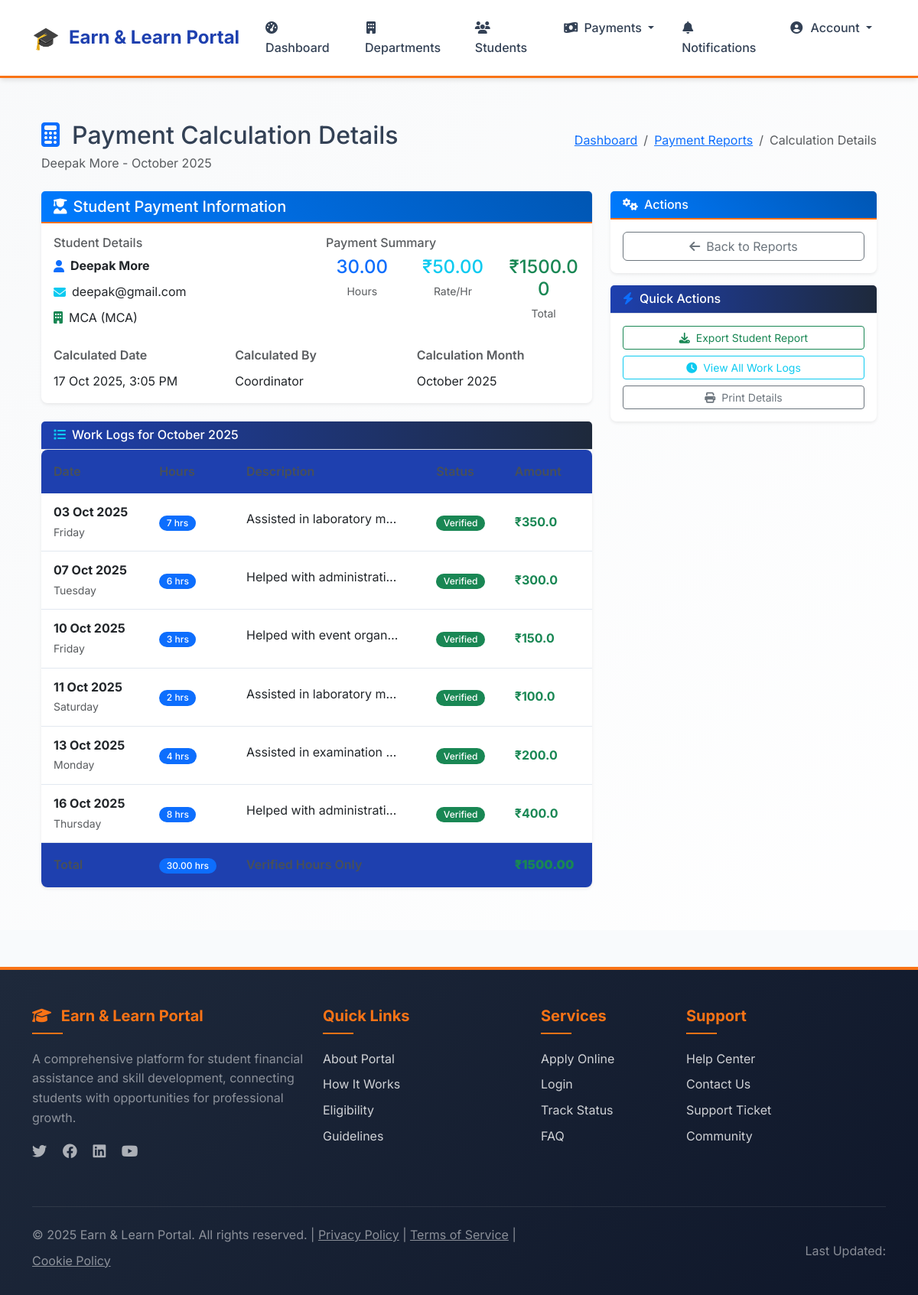
The app's page /scheme/payments/calculation/4/ (signed in), older data.
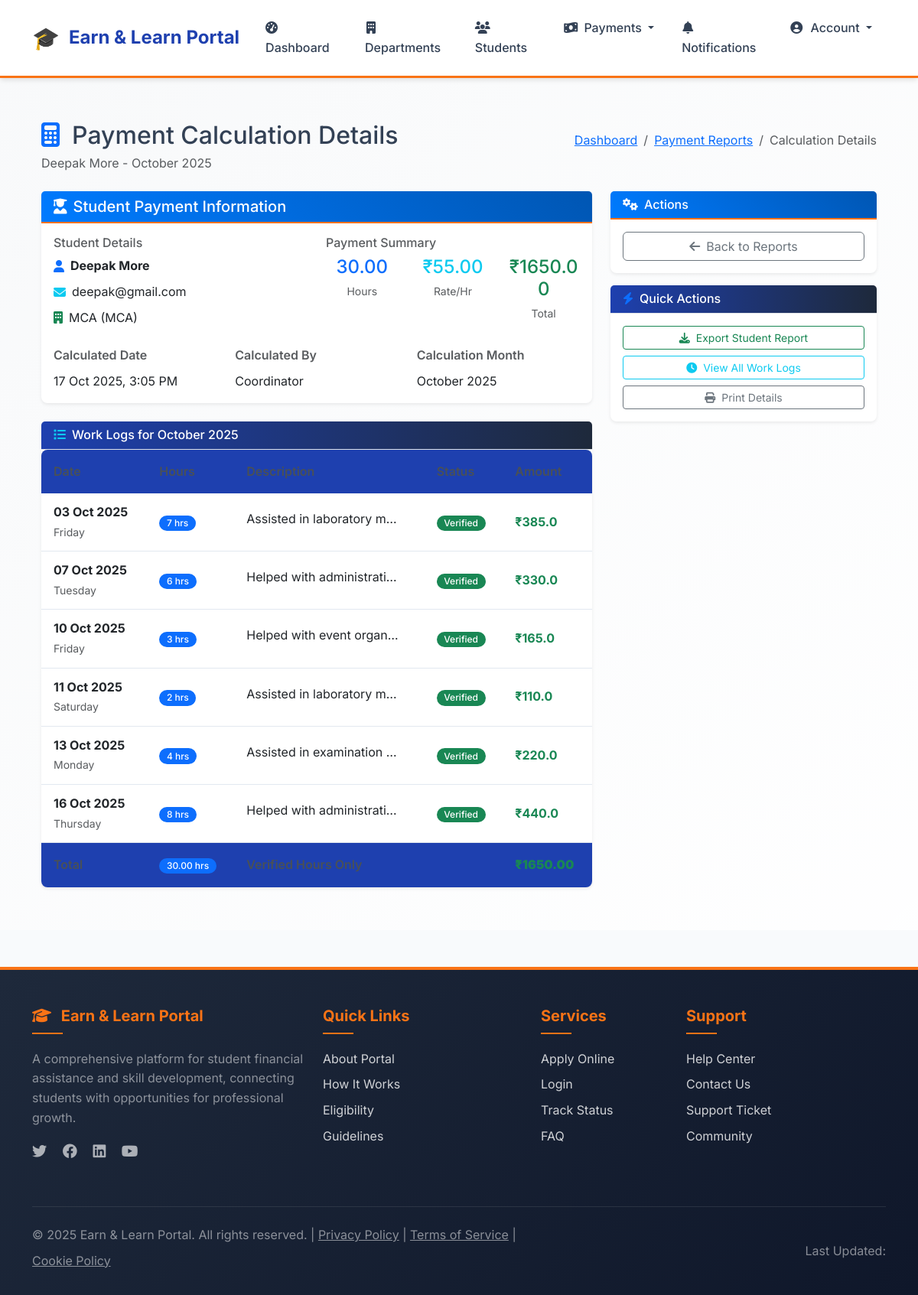
The same page, newer data.
### scheme/models.py (models this page shows, shortened)
class PaymentCalculation(models.Model):
    student = models.ForeignKey(
        settings.AUTH_USER_MODEL,
        on_delete=models.CASCADE,
        limit_choices_to={'role': 'student'},
        related_name='payment_calculations'
    )
    department = models.ForeignKey(
        'Department',
        on_delete=models.CASCADE,
        related_name='payment_calculations'
    )
    calculation_month = models.DateField(help_text="Month for which payment is calculated (stored as first day of month)")
    total_hours = models.DecimalField(
        max_digits=6,
        decimal_places=2,
        help_text="Total verified hours for the month"
    )
    rate_per_hour = models.DecimalField(
        max_digits=8,
        decimal_places=2,
        help_text="Rate per hour used for calculation"
    )
    total_amount = models.DecimalField(
        max_digits=10,
        decimal_places=2,
        help_text="Total calculated amount (hours × rate)"
    )
    calculated_by = models.ForeignKey(
        settings.AUTH_USER_MODEL,
        on_delete=models.SET_NULL,
        null=True,
        related_name='payment_calculations_made'
    )
    notes = models.TextField(blank=True, null=True, help_text="Optional notes about the calculation")
    created_at = models.DateTimeField(auto_now_add=True)
    updated_at = models.DateTimeField(auto_now=True)
    class Meta:
        unique_together = ['student', 'calculation_month']
        ordering = ['-calculation_month', 'student__first_name']
        verbose_name = "Payment Calculation"
        verbose_name_plural = "Payment Calculations"
    @property
    def month_year_display(self):
        return self.calculation_month.strftime("%B %Y")

class WorkLog(models.Model):
    student = models.ForeignKey(settings.AUTH_USER_MODEL, on_delete=models.CASCADE)
    date = models.DateField(auto_now_add=True)
    time = models.TimeField(auto_now_add=True)
    hours_worked = models.PositiveIntegerField()
    description = models.TextField()
    is_verified = models.BooleanField(default=False)
    is_rejected = models.BooleanField(default=False)
    rejection_reason = models.TextField(blank=True, null=True)
    rejected_by = models.ForeignKey(settings.AUTH_USER_MODEL, on_delete=models.SET_NULL, null=True, blank=True, related_name='rejected_logs')
    class Meta:
        unique_together = ['student', 'date']

class SchemeApplication(models.Model):
    CASTE_CATEGORIES = [
        ('General', 'General'),
        ('OBC', 'Other Backward Class (OBC)'),
        ('SC', 'Scheduled Caste (SC)'),
        ('ST', 'Scheduled Tribe (ST)'),
        ('NT', 'Nomadic Tribes (NT)'),
        ('VJNT', 'Vimukta Jati Nomadic Tribes (VJNT)'),
        ('EWS', 'Economically Weaker Section (EWS)'),
        ('SBC', 'Special Backward Class (SBC)'),
    ]
    student = models.ForeignKey(settings.AUTH_USER_MODEL, on_delete=models.CASCADE)
    first_name = models.CharField(max_length=100)
    middle_name = models.CharField(max_length=100, blank=True, null=True)
    last_name = models.CharField(max_length=100)
    address = models.TextField()
    state = models.CharField(max_length=100)
    dob = models.DateField()
    annual_income = models.DecimalField(max_digits=10, decimal_places=2)
    fathers_occupation = models.CharField(max_length=255)
    caste_category = models.CharField(max_length=20, choices=CASTE_CATEGORIES)
    COLLEGE_NAME = "Pimpri Chinchwad College of Engineering Nigdi, Pune"
    college_name = models.CharField(max_length=255, default=COLLEGE_NAME)
    department = models.CharField(max_length=100)
    prn_number = models.CharField(max_length=20, unique=True)
    photo = models.FileField(upload_to='scheme_documents/photos/', validators=[validate_image_file])
    application_form = models.FileField(upload_to='scheme_documents/forms/', validators=[validate_pdf_file])
    income_certificate = models.FileField(upload_to='scheme_documents/certificates/', validators=[validate_pdf_file])
    caste_certificate = models.FileField(upload_to='scheme_documents/certificates/', blank=True, null=True, validators=[validate_pdf_file])
    last_year_marksheet = models.FileField(upload_to='scheme_documents/marksheets/', validators=[validate_pdf_file])
    domicile_certificate = models.FileField(upload_to='scheme_documents/certificates/', validators=[validate_pdf_file])
    admission_receipt = models.FileField(upload_to='scheme_documents/receipts/', validators=[validate_pdf_file])
    aadhar_card = models.FileField(upload_to='scheme_documents/identity/', validators=[validate_pdf_file])
    bank_passbook = models.FileField(upload_to='scheme_documents/passbooks/', validators=[validate_pdf_file])
    caste_validity_certificate = models.FileField(upload_to='scheme_documents/certificates/', blank=True, null=True, validators=[validate_pdf_file])
    STATUS_CHOICES = [
        ("Pending", "Pending"),
        ("Approved", "Approved"),
        ("Rejected", "Rejected"),
        ("Correction Required", "Correction Required"),
        ("Completed", "Completed")
    ]
    status = models.CharField(max_length=20, choices=STATUS_CHOICES, default='Pending')
    comments = models.TextField(blank=True, null=True, help_text="General comments and field-specific feedback")

class Department(models.Model):
    name = models.CharField(max_length=100, unique=True)
    code = models.CharField(max_length=10, unique=True, help_text="Department code (e.g., CSE, IT, MECH)")
    description = models.TextField(blank=True, null=True)
    is_active = models.BooleanField(default=True)
    created_at = models.DateTimeField(auto_now_add=True)
    created_by = models.ForeignKey(settings.AUTH_USER_MODEL, on_delete=models.SET_NULL, null=True, related_name='created_departments')
    class Meta:
        ordering = ['name']

### users/models.py (models this page shows, shortened)
class User(AbstractUser):
    ROLE_CHOICES = [
        ('student', 'Student'),
        ('department_encharge', 'Department Encharge'),
        ('el_coordinator', 'E & L Coordinator'),
        ('admin', 'Admin'),
    ]
    role = models.CharField(max_length=20, choices=ROLE_CHOICES, default='student')
    is_registered = models.BooleanField(default=False)
    groups = models.ManyToManyField(Group, related_name="custom_user_groups", blank=True)
    user_permissions = models.ManyToManyField(Permission, related_name="custom_user_permissions", blank=True)
    def get_full_name(self):
        if self.role == 'student':
            scheme_app = self.get_scheme_application()
            if scheme_app:
                middle_name = f" {scheme_app.middle_name}" if scheme_app.middle_name else ""
                return f"{scheme_app.first_name}{middle_name} {scheme_app.last_name}".strip()
        return super().get_full_name() or self.username
    def get_scheme_application(self):
        if self.role != 'student':
            return None
        from scheme.models import SchemeApplication
        try:
            return SchemeApplication.objects.get(student=self)
        except SchemeApplication.DoesNotExist:
            return None

### users/decorators.py (the view)
        def wrapper(request, *args, **kwargs):
            if request.user.is_authenticated and hasattr(request.user, 'role'):
                if isinstance(required_role, list):
                    if request.user.role in required_role:
                        return view_func(request, *args, **kwargs)
                else:
                    if request.user.role == required_role:
                        return view_func(request, *args, **kwargs)
                return HttpResponseForbidden("You are not authorized to access this page.")
            return HttpResponseForbidden("You are not authorized to access this page.")

### templates/scheme/payment_calculation_detail.html (shortened to what the changed rows need)
{% extends "base.html" %}
{% load static %}
{% load payment_extras %}
{% block content %}
<div class="container-fluid py-4">
    <div class="row">
        <div class="col-12">
            <div class="page-header mb-4">
                <div class="d-flex justify-content-between align-items-center">
                    <div>
                        <h2 class="page-title mb-1">
                            <i class="fas fa-calculator text-primary me-3"></i>Payment Calculation Details
                        </h2>
                        <p class="text-muted mb-0">{{ payment_calculation.student.get_full_name }} - {{ payment_calculation.month_year_display }}</p>
                    </div>
                </div>
            </div>
        </div>
    </div>
    <div class="row">
        <div class="col-lg-8">
            <div class="card border-0 shadow-sm mb-4">
                <div class="card-body">
                    <div class="row mb-4">
                        <div class="col-md-6">
                            <div class="d-flex align-items-center mb-2">
                                <i class="fas fa-user text-primary me-2"></i>
                                <strong>{{ payment_calculation.student.get_full_name }}</strong>
                            </div>
                            <div class="d-flex align-items-center mb-2">
                                <i class="fas fa-envelope text-info me-2"></i>
                                <span>{{ payment_calculation.student.email }}</span>
                            </div>
                            <div class="d-flex align-items-center">
                                <i class="fas fa-building text-success me-2"></i>
                                <span>{{ payment_calculation.department.name }} ({{ payment_calculation.department.code }})</span>
                            </div>
                        </div>
                        <div class="col-md-6">
                            <div class="row text-center">
                                <div class="col-4">
                                    <h4 class="text-primary mb-1">{{ payment_calculation.total_hours }}</h4>
                                    <small class="text-muted">Hours</small>
                                </div>
                                <div class="col-4">
                                    <h4 class="text-info mb-1">₹{{ payment_calculation.rate_per_hour }}</h4>
                                    <small class="text-muted">Rate/Hr</small>
                                </div>
                                <div class="col-4">
                                    <h4 class="text-success mb-1">₹{{ payment_calculation.total_amount }}</h4>
                                    <small class="text-muted">Total</small>
                                </div>
                            </div>
                        </div>
                    </div>
                    <div class="row">
                        <div class="col-md-4">
                            <label class="form-label text-muted">Calculated Date</label>
                            <div>{{ payment_calculation.created_at|date:"d M Y, g:i A" }}</div>
                        </div>
                        <div class="col-md-4">
                            <label class="form-label text-muted">Calculated By</label>
                            <div>
                                {% if payment_calculation.calculated_by %}
                                    {{ payment_calculation.calculated_by.get_full_name|default:payment_calculation.calculated_by.username }}
                                {% else %}
                                    System
                                {% endif %}
                            </div>
                        </div>
                        <div class="col-md-4">
                            <label class="form-label text-muted">Calculation Month</label>
                            <div>{{ payment_calculation.calculation_month|date:"F Y" }}</div>
                        </div>
                    </div>
                </div>
            </div>
            <div class="card border-0 shadow-sm">
                <div class="card-header bg-white border-bottom">
                    <h6 class="card-title mb-0">
                        <i class="fas fa-list text-info me-2"></i>Work Logs for {{ payment_calculation.month_year_display }}
                    </h6>
                </div>
                <div class="card-body p-0">
                    {% if work_logs %}
                        <div class="table-responsive">
                            <table class="table table-hover mb-0">
                                <thead class="table-light">
                                    <tr>
                                        <th class="ps-3">Date</th>
                                        <th>Hours</th>
                                        <th>Description</th>
                                        <th>Status</th>
                                        <th>Amount</th>
                                    </tr>
                                </thead>
                                <tbody>
                                    {% for log in work_logs %}
                                    <tr>
                                        <td class="ps-3">
                                            <strong>{{ log.date|date:"d M Y" }}</strong>
                                            <br>
                                            <small class="text-muted">{{ log.date|date:"l" }}</small>
                                        </td>
                                        <td>
                                            <span class="badge bg-primary">{{ log.hours_worked }} hrs</span>
                                        </td>
                                        <td>
                                            <span class="text-truncate" style="max-width: 200px; display: inline-block;" title="{{ log.description }}">
                                                {{ log.description|truncatechars:50 }}
                                            </span>
                                        </td>
                                        <td>
                                            {% if log.is_verified %}
                                                <span class="badge bg-success">Verified</span>
                                            {% elif log.is_rejected %}
                                                <span class="badge bg-danger">Rejected</span>
                                            {% else %}
                                                <span class="badge bg-warning">Pending</span>
                                            {% endif %}
                                        </td>
                                        <td>
                                            {% if log.is_verified %}
                                                <strong class="text-success">₹{{ log.hours_worked|mul:payment_calculation.rate_per_hour }}</strong>
                                            {% else %}
                                                <span class="text-muted">₹0.00</span>
                                            {% endif %}
                                        </td>
                                    </tr>
                                    {% endfor %}
                                </tbody>
                                <tfoot class="table-light">
                                    <tr>
                                        <th class="ps-3">Total</th>
                                        <th>
                                            <span class="badge bg-primary">{{ payment_calculation.total_hours }} hrs</span>
                                        </th>
                                        <th colspan="2">Verified Hours Only</th>
                                        <th>
                                            <strong class="text-success">₹{{ payment_calculation.total_amount }}</strong>
                                        </th>
                                    </tr>
                                </tfoot>
                            </table>
                        </div>
                    {% else %}
                        <div class="text-center py-4">
                            <i class="fas fa-calendar-times fa-3x text-muted mb-3"></i>
                            <h6 class="text-muted">No Work Logs Found</h6>
                            <p class="text-muted">No work logs found for this month.</p>
                        </div>
                    {% endif %}
                </div>
            </div>
        </div>
    </div>
</div>
{% endblock %}

Row changes from the older to the newer data that the page shows:
changed PaymentCalculation "Deepak More": rate_per_hour "50.00" → "55.00"; total_amount "1500.00" → "1650.00"
changed through a linked row, WorkLog "03 Oct 2025": hours_worked|mul "350.0" → "385.0"
changed through a linked row, WorkLog "07 Oct 2025": hours_worked|mul "300.0" → "330.0"
changed through a linked row, WorkLog "10 Oct 2025": hours_worked|mul "150.0" → "165.0"
changed through a linked row, WorkLog "11 Oct 2025": hours_worked|mul "100.0" → "110.0"
changed through a linked row, WorkLog "13 Oct 2025": hours_worked|mul "200.0" → "220.0"
changed through a linked row, WorkLog "16 Oct 2025": hours_worked|mul "400.0" → "440.0"
